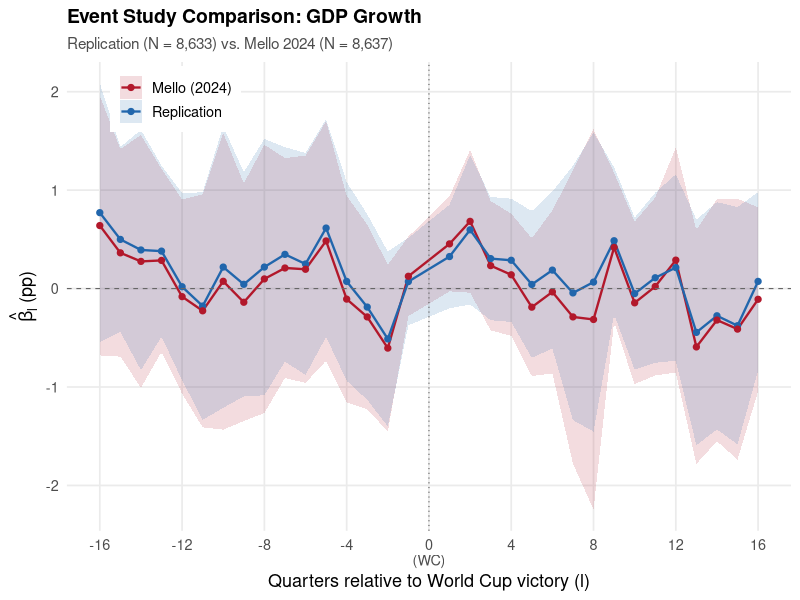

Reproduce this figure in R. (Note: this script raises an error after producing the figure.)
# =============================================================================
# event_study_comparison.R
#
# Compare our GDP event study coefficients with Mello (2024) Table 2.
# Outputs:
#   1. Line plot with shaded CIs  -> mello_paper_replication/event_study_plots/
#   2. Full comparison table (CSV) -> mello_paper_replication/results/
#   3. LaTeX table (all 32 leads/lags + controls) -> thesis/tables/
#
# Run from repo root:
#   Rscript mello_paper_replication/r_scripts/event_study_comparison.R
# =============================================================================

library(readr)
library(dplyr)
library(tidyr)
library(ggplot2)

# ---------------------------------------------------------------------------
# 1. Load our fixest results
# ---------------------------------------------------------------------------
ours <- read_csv(
  "mello_paper_replication/results/event_study_coefficients_R_fixest.csv",
  show_col_types = FALSE
)

# Keep only the 32 relative-time dummies (l = -16 ... -1, +1 ... +16)
ours_rt <- ours %>%
  filter(!is.na(l)) %>%
  select(l, estimate, se, pval) %>%
  arrange(l)

# Controls (convergence + host)
ours_controls <- ours %>%
  filter(is.na(l)) %>%
  select(term, estimate, se, pval)

# ---------------------------------------------------------------------------
# 2. Mello (2024) Table 2 — hardcoded from the published paper
#    SE in parentheses; significance from the paper text.
#    Mello reports * p<0.10, ** p<0.05, *** p<0.01
#    Only l=+1 and l=+2 are marked * in the paper.
# ---------------------------------------------------------------------------
mello_rt <- tibble::tribble(
  ~l,  ~estimate,  ~se,
  -16,  0.640,  0.673,
  -15,  0.363,  0.538,
  -14,  0.276,  0.655,
  -13,  0.286,  0.474,
  -12, -0.082,  0.503,
  -11, -0.226,  0.604,
  -10,  0.074,  0.769,
   -9, -0.139,  0.616,
   -8,  0.098,  0.695,
   -7,  0.209,  0.570,
   -6,  0.196,  0.589,
   -5,  0.484,  0.621,
   -4, -0.107,  0.535,
   -3, -0.288,  0.479,
   -2, -0.605,  0.432,
   -1,  0.125,  0.206,
    1,  0.454,  0.246,
    2,  0.683,  0.370,
    3,  0.233,  0.335,
    4,  0.140,  0.317,
    5, -0.189,  0.357,
    6, -0.034,  0.422,
    7, -0.288,  0.761,
    8, -0.314,  0.985,
    9,  0.418,  0.387,
   10, -0.145,  0.421,
   11,  0.021,  0.461,
   12,  0.289,  0.583,
   13, -0.593,  0.606,
   14, -0.320,  0.628,
   15, -0.412,  0.676,
   16, -0.109,  0.477
)

# Mello does not report p-values; we back-compute from t = coeff/SE, two-sided,
# using N = 8637, df ≈ 8637 - 48 - 244 - 34 ≈ 8311 (effectively normal)
mello_rt <- mello_rt %>%
  mutate(
    tval = estimate / se,
    pval = 2 * pnorm(-abs(tval))
  )

mello_controls <- tibble::tribble(
  ~term,       ~estimate,   ~se,
  "ln_gdp_l4", -1.368,     0.588,
  "host",      -0.591,     0.545
) %>%
  mutate(
    tval = estimate / se,
    pval = 2 * pnorm(-abs(tval))
  )

# ---------------------------------------------------------------------------
# 3. Helper: significance stars
# ---------------------------------------------------------------------------
stars <- function(p) {
  case_when(
    p < 0.01 ~ "***",
    p < 0.05 ~ "**",
    p < 0.10 ~ "*",
    TRUE      ~ ""
  )
}

# ---------------------------------------------------------------------------
# 4. Merge for plotting
# ---------------------------------------------------------------------------
plot_df <- bind_rows(
  ours_rt %>%
    mutate(source = "Replication",
           ci_lo  = estimate - 1.96 * se,
           ci_hi  = estimate + 1.96 * se),
  mello_rt %>%
    select(l, estimate, se, pval) %>%
    mutate(source = "Mello (2024)",
           ci_lo  = estimate - 1.96 * se,
           ci_hi  = estimate + 1.96 * se)
)

# ---------------------------------------------------------------------------
# 5. Line plot with shaded CIs
# ---------------------------------------------------------------------------
p <- ggplot(plot_df, aes(x = l, y = estimate, colour = source, fill = source)) +
  # Shaded confidence bands
  geom_ribbon(aes(ymin = ci_lo, ymax = ci_hi), alpha = 0.15, colour = NA) +
  # Lines
  geom_line(linewidth = 0.8) +
  # Points
  geom_point(size = 1.8) +
  # Reference lines
  geom_hline(yintercept = 0, linetype = "dashed", colour = "grey40", linewidth = 0.4) +
  geom_vline(xintercept = 0, linetype = "dotted", colour = "grey40", linewidth = 0.4) +
  # Scales
  scale_x_continuous(
    breaks = seq(-16, 16, by = 4),
    labels = function(x) ifelse(x == 0, "0\n(WC)", as.character(x))
  ) +
  scale_colour_manual(values = c("Replication" = "#2166AC", "Mello (2024)" = "#B2182B")) +
  scale_fill_manual(values   = c("Replication" = "#2166AC", "Mello (2024)" = "#B2182B")) +
  # Labels
  labs(
    title    = "Event Study Comparison: GDP Growth",
    subtitle = "Replication (N = 8,633) vs. Mello 2024 (N = 8,637)",
    x        = "Quarters relative to World Cup victory (l)",
    y        = expression(hat(beta)[l] ~ "(pp)"),
    colour   = NULL,
    fill     = NULL
  ) +
  theme_minimal(base_size = 13) +
  theme(
    legend.position  = c(0.15, 0.92),
    legend.background = element_rect(fill = "white", colour = NA),
    panel.grid.minor = element_blank(),
    plot.title       = element_text(face = "bold", size = 14),
    plot.subtitle    = element_text(size = 11, colour = "grey30")
  )

# Save
dir.create("mello_paper_replication/event_study_plots", showWarnings = FALSE)
ggsave("mello_paper_replication/event_study_plots/event_study_gdp_comparison.png",
       p, width = 10, height = 6, dpi = 300)
cat("Saved plot: mello_paper_replication/event_study_plots/event_study_gdp_comparison.png\n")

# ---------------------------------------------------------------------------
# 6. Full comparison table (all 32 + controls)
# ---------------------------------------------------------------------------
table_rt <- ours_rt %>%
  select(l, estimate, se, pval) %>%
  rename(repl_coeff = estimate, repl_se = se, repl_pval = pval) %>%
  left_join(
    mello_rt %>% select(l, estimate, se, pval) %>%
      rename(mello_coeff = estimate, mello_se = se, mello_pval = pval),
    by = "l"
  ) %>%
  mutate(
    repl_stars  = stars(repl_pval),
    mello_stars = stars(mello_pval),
    diff        = repl_coeff - mello_coeff
  ) %>%
  arrange(l)

table_controls <- ours_controls %>%
  rename(repl_coeff = estimate, repl_se = se, repl_pval = pval) %>%
  left_join(
    mello_controls %>% select(term, estimate, se, pval) %>%
      rename(mello_coeff = estimate, mello_se = se, mello_pval = pval),
    by = "term"
  ) %>%
  mutate(
    repl_stars  = stars(repl_pval),
    mello_stars = stars(mello_pval),
    diff        = repl_coeff - mello_coeff,
    l           = NA_integer_
  )

# Save CSV
full_table <- bind_rows(table_controls, table_rt) %>%
  select(term, l, repl_coeff, repl_se, repl_stars, mello_coeff, mello_se, mello_stars, diff)

write_csv(full_table,
          "mello_paper_replication/results/event_study_gdp_comparison_table.csv")
cat("Saved CSV: mello_paper_replication/results/event_study_gdp_comparison_table.csv\n")

# ---------------------------------------------------------------------------
# 7. LaTeX table
# ---------------------------------------------------------------------------
fmt <- function(x, d = 3) formatC(round(x, d), format = "f", digits = d)

tex <- c(
  "\\begin{table}[htbp]",
  "\\centering",
  "\\caption{Event study coefficients: Replication vs.\\ \\citet{Mello2024}, GDP growth}",
  "\\label{tab:es_full_comparison}",
  "\\footnotesize",
  "\\begin{tabular}{l rr rr r}",
  "\\toprule",
  " & \\multicolumn{2}{c}{\\textbf{Replication}} & \\multicolumn{2}{c}{\\textbf{Mello (2024)}} & \\\\",
  "\\cmidrule(lr){2-3} \\cmidrule(lr){4-5}",
  "  & Coeff. & (SE) & Coeff. & (SE) & Diff. \\\\",
  "\\midrule",
  "\\multicolumn{6}{l}{\\textit{Controls}} \\\\"
)

# Controls rows
for (i in seq_len(nrow(table_controls))) {
  r <- table_controls[i, ]
  label <- if (r$term == "ln_gdp_l4") "$\\ln \\text{GDP}_{t-4}$" else "Host"
  tex <- c(tex, sprintf(
    "%s & %s%s & (%s) & %s%s & (%s) & %s \\\\",
    label,
    fmt(r$repl_coeff), r$repl_stars, fmt(r$repl_se),
    fmt(r$mello_coeff), r$mello_stars, fmt(r$mello_se),
    fmt(r$diff)
  ))
}

tex <- c(tex, "[4pt]",
         "\\multicolumn{6}{l}{\\textit{Pre-treatment}} \\\\")

# Pre-treatment rows
pre <- table_rt %>% filter(l < 0)
for (i in seq_len(nrow(pre))) {
  r <- pre[i, ]
  label <- if (r$l == -16) "$l = -16$ (binned)" else sprintf("$l = %d$", r$l)
  tex <- c(tex, sprintf(
    "%s & %s%s & (%s) & %s%s & (%s) & %s \\\\",
    label,
    fmt(r$repl_coeff), r$repl_stars, fmt(r$repl_se),
    fmt(r$mello_coeff), r$mello_stars, fmt(r$mello_se),
    fmt(r$diff)
  ))
}

tex <- c(tex, "[4pt]",
         "\\multicolumn{6}{l}{\\textit{Post-treatment}} \\\\")

# Post-treatment rows
post <- table_rt %>% filter(l > 0)
for (i in seq_len(nrow(post))) {
  r <- post[i, ]
  label <- if (r$l == 16) "$l = +16$ (binned)" else sprintf("$l = +%d$", r$l)
  tex <- c(tex, sprintf(
    "%s & %s%s & (%s) & %s%s & (%s) & %s \\\\",
    label,
    fmt(r$repl_coeff), r$repl_stars, fmt(r$repl_se),
    fmt(r$mello_coeff), r$mello_stars, fmt(r$mello_se),
    fmt(r$diff)
  ))
}

tex <- c(tex,
  "\\midrule",
  "Observations & \\multicolumn{2}{c}{8,633} & \\multicolumn{2}{c}{8,637} & \\\\",
  "Adj.\\ $R^2$ & \\multicolumn{2}{c}{0.444} & \\multicolumn{2}{c}{---} & \\\\",
  "Within $R^2$ (Mello) & \\multicolumn{2}{c}{---} & \\multicolumn{2}{c}{0.423} & \\\\",
  "\\bottomrule",
  "\\multicolumn{6}{l}{\\footnotesize *\\,$p<0.10$,\\; **\\,$p<0.05$,\\; ***\\,$p<0.01$.\\; Clustered SEs at the country level.} \\\\",
  "\\multicolumn{6}{l}{\\footnotesize Mello $p$-values inferred from reported coefficients and SEs (normal approximation).}",
  "\\end{tabular}",
  "\\end{table}"
)

dir.create("thesis/tables", showWarnings = FALSE)
writeLines(tex, "thesis/tables/event_study_full_comparison.tex")
cat("Saved LaTeX: thesis/tables/event_study_full_comparison.tex\n")

cat("\n=== Done ===\n")
